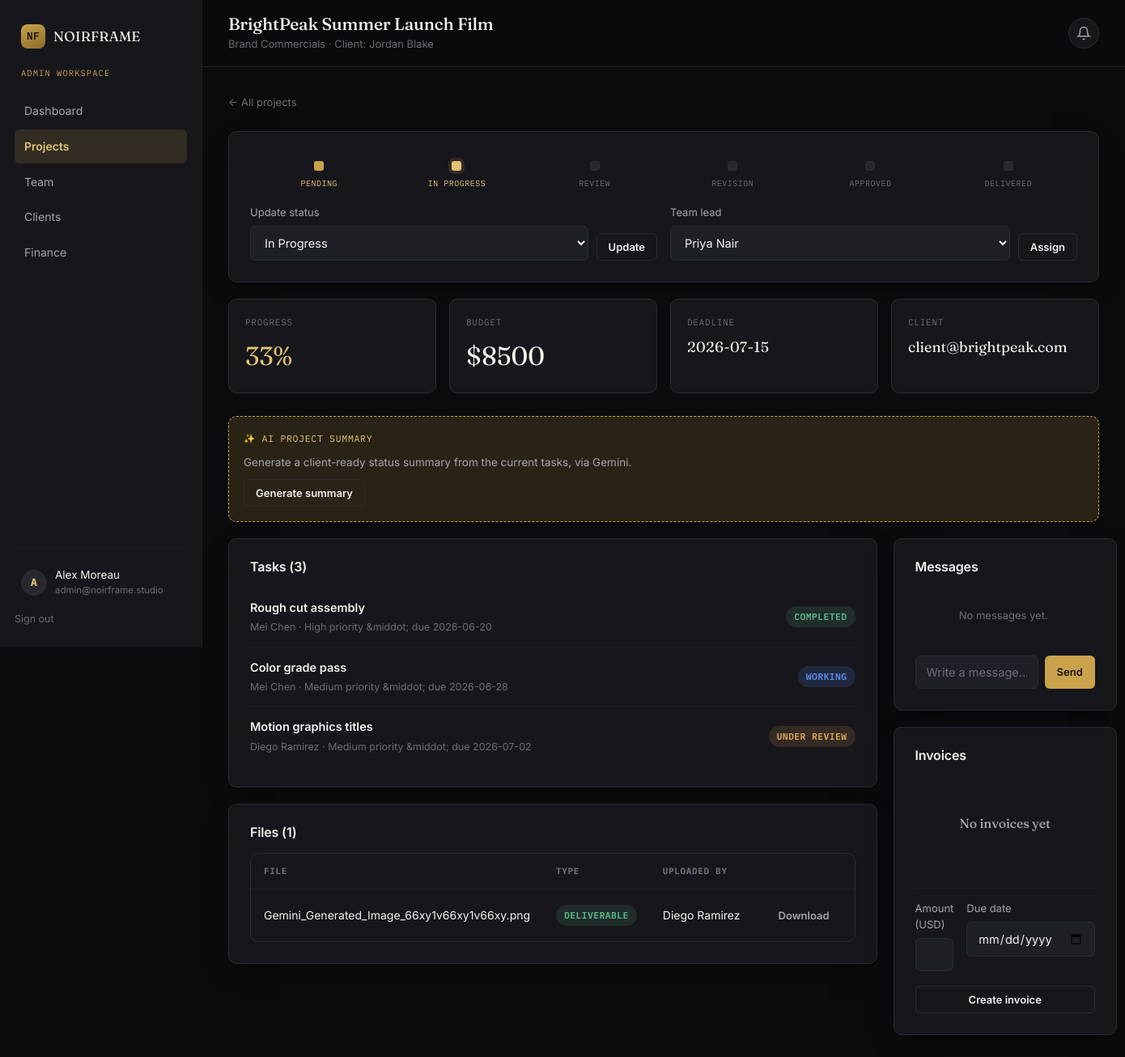
Page /admin/projects/1 (signed in) on the committed database.
### tables this page shows
CREATE TABLE users (
    id              INTEGER PRIMARY KEY AUTOINCREMENT,
    name            TEXT NOT NULL,
    email           TEXT NOT NULL UNIQUE,
    password_hash   TEXT NOT NULL,
    role            TEXT NOT NULL CHECK (role IN ('admin', 'team_lead', 'employee', 'client')),
    company         TEXT,                      -- only meaningful for clients
    title           TEXT,                      -- job title, employees/team leads
    is_active       INTEGER NOT NULL DEFAULT 1,
    created_at      TEXT NOT NULL DEFAULT (datetime('now'))
);

CREATE TABLE projects (
    id              INTEGER PRIMARY KEY AUTOINCREMENT,
    name            TEXT NOT NULL,
    category        TEXT NOT NULL DEFAULT 'Video Editing',
    client_id       INTEGER NOT NULL REFERENCES users(id) ON DELETE CASCADE,
    team_lead_id    INTEGER REFERENCES users(id) ON DELETE SET NULL,
    description     TEXT,
    budget          REAL DEFAULT 0,
    deadline        TEXT,
    status          TEXT NOT NULL DEFAULT 'Pending'
                        CHECK (status IN ('Pending','In Progress','Review','Revision','Approved','Delivered')),
    progress        INTEGER NOT NULL DEFAULT 0,   -- 0-100, recalculated from tasks
    ai_summary      TEXT,
    ai_estimate     TEXT,
    created_at      TEXT NOT NULL DEFAULT (datetime('now'))
);

CREATE TABLE tasks (
    id              INTEGER PRIMARY KEY AUTOINCREMENT,
    project_id      INTEGER NOT NULL REFERENCES projects(id) ON DELETE CASCADE,
    title           TEXT NOT NULL,
    description     TEXT,
    assigned_to     INTEGER REFERENCES users(id) ON DELETE SET NULL,
    priority        TEXT NOT NULL DEFAULT 'Medium' CHECK (priority IN ('Low','Medium','High','Urgent')),
    status          TEXT NOT NULL DEFAULT 'Not Started'
                        CHECK (status IN ('Not Started','Assigned','Working','Under Review','Revision Required','Completed')),
    due_date        TEXT,
    created_at      TEXT NOT NULL DEFAULT (datetime('now')),
    updated_at      TEXT NOT NULL DEFAULT (datetime('now'))
);

CREATE TABLE task_files (
    id              INTEGER PRIMARY KEY AUTOINCREMENT,
    project_id      INTEGER NOT NULL REFERENCES projects(id) ON DELETE CASCADE,
    task_id         INTEGER REFERENCES tasks(id) ON DELETE CASCADE,
    uploaded_by     INTEGER NOT NULL REFERENCES users(id),
    original_name   TEXT NOT NULL,
    stored_name     TEXT NOT NULL,
    kind            TEXT NOT NULL DEFAULT 'deliverable' CHECK (kind IN ('deliverable','reference')),
    uploaded_at     TEXT NOT NULL DEFAULT (datetime('now'))
);

### blueprints/admin.py (the view)
@bp.route("/projects/<int:project_id>")
@role_required("admin")
def project_detail(project_id):
    project = query_one(
        """SELECT p.*, u.name AS client_name, u.email AS client_email, t.name AS lead_name
           FROM projects p JOIN users u ON u.id = p.client_id
           LEFT JOIN users t ON t.id = p.team_lead_id WHERE p.id=?""",
        (project_id,),
    )
    if project is None:
        flash("Project not found.", "error")
        return redirect(url_for("admin.projects"))
    tasks = query_all(
        """SELECT t.*, u.name AS assignee_name FROM tasks t
           LEFT JOIN users u ON u.id = t.assigned_to
           WHERE t.project_id=? ORDER BY t.created_at""",
        (project_id,),
    )
    files = query_all(
        """SELECT f.*, u.name AS uploader_name FROM task_files f
           JOIN users u ON u.id = f.uploaded_by WHERE f.project_id=?
           ORDER BY f.uploaded_at DESC""",
        (project_id,),
    )
    messages = query_all(
        """SELECT m.*, u.name AS sender_name, u.role AS sender_role FROM messages m
           JOIN users u ON u.id = m.sender_id WHERE m.project_id=?
           ORDER BY m.created_at""",
        (project_id,),
    )
    invoices = query_all("SELECT * FROM invoices WHERE project_id=? ORDER BY issued_at DESC", (project_id,))
    leads_list = query_all("SELECT id, name FROM users WHERE role='team_lead' ORDER BY name")
    return render_template(
        "admin/project_detail.html", project=project, tasks=tasks, files=files,
        messages=messages, invoices=invoices, leads=leads_list,
        statuses=["Pending", "In Progress", "Review", "Revision", "Approved", "Delivered"],
    )

### db.py (called while the page is built)
def get_db():
    if "db" not in g:
        g.db = sqlite3.connect(current_app.config["DATABASE_PATH"])
        g.db.row_factory = sqlite3.Row
        g.db.execute("PRAGMA foreign_keys = ON")
    return g.db

def query_all(sql, params=()):
    return get_db().execute(sql, params).fetchall()

def query_one(sql, params=()):
    return get_db().execute(sql, params).fetchone()

### templates/admin/project_detail.html (shortened to what this page needs)
{% extends "dashboard_base.html" %}
{% set active = 'projects' %}
{% block page_title %}{{ project.name }}{% endblock %}
{% block page_meta %}{{ project.category }} &middot; Client: {{ project.client_name }}{% endblock %}
{% block dash_content %}
<a href="{{ url_for('admin.projects') }}" class="auth-back">&larr; All projects</a>
<div class="card" style="margin-bottom:20px;">
  {% set status = project.status %}
  {% include "partials/status_pipeline.html" with context %}
  <div class="form-row" style="margin-top:18px; align-items:end;">
    <form method="POST" action="{{ url_for('admin.update_project_status', project_id=project.id) }}" style="display:flex; gap:10px; align-items:end;">
      <div class="form-group" style="flex:1; margin-bottom:0;">
        <label>Update status</label>
        <select name="status">
          {% for s in statuses %}<option value="{{ s }}" {{ 'selected' if s==project.status }}>{{ s }}</option>{% endfor %}
        </select>
      </div>
      <button class="btn btn--outline btn--sm">Update</button>
    </form>
    <form method="POST" action="{{ url_for('admin.assign_lead', project_id=project.id) }}" style="display:flex; gap:10px; align-items:end;">
      <div class="form-group" style="flex:1; margin-bottom:0;">
        <label>Team lead</label>
        <select name="team_lead_id">
          {% for l in leads %}<option value="{{ l.id }}" {{ 'selected' if project.team_lead_id==l.id }}>{{ l.name }}</option>{% endfor %}
        </select>
      </div>
      <button class="btn btn--outline btn--sm">Assign</button>
    </form>
  </div>
</div>
<div class="stat-grid">
  <div class="stat-card"><div class="label">Progress</div><div class="value gold">{{ project.progress }}%</div></div>
  <div class="stat-card"><div class="label">Budget</div><div class="value">${{ "%.0f"|format(project.budget) }}</div></div>
  <div class="stat-card"><div class="label">Deadline</div><div class="value mono" style="font-size:18px;">{{ project.deadline or 'TBD' }}</div></div>
  <div class="stat-card"><div class="label">Client</div><div class="value" style="font-size:18px;">{{ project.client_email }}</div></div>
</div>
<div class="ai-panel" style="margin-bottom:20px;">
  <div class="ai-panel__head">&#10024; AI Project Summary</div>
  <p style="font-size:13.5px; margin-bottom:10px;">Generate a client-ready status summary from the current tasks, via Gemini.</p>
  <button id="generate-summary-btn" data-project-id="{{ project.id }}" class="btn btn--outline btn--sm">Generate summary</button>
</div>
<div class="cols-2">
  <div>
    <div class="card" style="margin-bottom:20px;">
      <div class="panel-head"><h3>Tasks ({{ tasks|length }})</h3></div>
      {% if tasks %}
        {% for t in tasks %}
          <div class="task-row">
            <div class="task-row__main">
              <div class="task-row__title">{{ t.title }}</div>
              <div class="task-row__meta">{{ t.assignee_name or 'Unassigned' }} &middot; {{ t.priority }} priority{{ ' &middot; due ' ~ t.due_date if t.due_date }}</div>
            </div>
            <span class="badge badge--{{ t.status|lower|replace(' ', '-') }}">{{ t.status }}</span>
          </div>
        {% endfor %}
      {% else %}
        <div class="empty"><h4>No tasks yet</h4><p>The assigned team lead can break this project into tasks.</p></div>
      {% endif %}
    </div>
    <div class="card">
      <div class="panel-head"><h3>Files ({{ files|length }})</h3></div>
      {% if files %}
        <div class="table-wrap">
          <table>
            <thead><tr><th>File</th><th>Type</th><th>Uploaded by</th><th></th></tr></thead>
            <tbody>
              {% for f in files %}
                <tr>
                  <td>{{ f.original_name }}</td>
                  <td><span class="badge {{ 'badge--completed' if f.kind=='deliverable' else 'badge--pending' }}">{{ f.kind }}</span></td>
                  <td>{{ f.uploader_name }}</td>
                  <td><a href="{{ url_for('main.download_file', file_id=f.id) }}" class="btn btn--ghost btn--sm">Download</a></td>
                </tr>
              {% endfor %}
            </tbody>
          </table>
        </div>
      {% else %}
        <div class="empty"><h4>No files yet</h4></div>
      {% endif %}
    </div>
  </div>
  <div>
    <div class="card" style="margin-bottom:20px;">
      <div class="panel-head"><h3>Messages</h3></div>
      <div class="thread">
        {% for m in messages %}
          <div class="msg {{ 'mine' if m.sender_id==current_user.id }}">
            <div class="msg__bubble">{{ m.body }}</div>
            <div class="msg__meta">{{ m.sender_name }} ({{ m.sender_role.replace('_',' ') }}) &middot; {{ m.created_at[:16] }}</div>
          </div>
        {% else %}
          <div class="notif-empty">No messages yet.</div>
        {% endfor %}
      </div>
      <form method="POST" action="{{ url_for('admin.post_message', project_id=project.id) }}" style="display:flex; gap:8px;">
        <input type="text" name="body" placeholder="Write a message..." required style="flex:1;">
        <button type="submit" class="btn btn--primary btn--sm">Send</button>
      </form>
    </div>
    <div class="card">
      <div class="panel-head"><h3>Invoices</h3></div>
      {% if invoices %}
        {% for i in invoices %}
          <div class="task-row">
            <div class="task-row__main">
              <div class="task-row__title">${{ "%.2f"|format(i.amount) }}</div>
              <div class="task-row__meta">Issued {{ i.issued_at[:10] }}{{ ' &middot; due ' ~ i.due_at if i.due_at }}</div>
            </div>
            {% if i.status != 'Paid' %}
              <form method="POST" action="{{ url_for('admin.mark_invoice_paid', invoice_id=i.id) }}">
                <button class="btn btn--ghost btn--sm">Mark paid</button>
              </form>
            {% else %}
              <span class="badge badge--paid">Paid</span>
            {% endif %}
          </div>
        {% endfor %}
      {% else %}
        <div class="empty"><h4>No invoices yet</h4></div>
      {% endif %}
      <form method="POST" action="{{ url_for('admin.create_invoice', project_id=project.id) }}" style="margin-top:14px; border-top:1px solid var(--border-soft); padding-top:14px;">
        <div class="form-row">
          <div class="form-group">
            <label for="amount">Amount (USD)</label>
            <input type="number" id="amount" name="amount" min="0" step="0.01" required>
          </div>
          <div class="form-group">
            <label for="due_at">Due date</label>
            <input type="date" id="due_at" name="due_at">
          </div>
        </div>
        <button class="btn btn--outline btn--block btn--sm">Create invoice</button>
      </form>
    </div>
  </div>
</div>
{% endblock %}

### templates/dashboard_base.html (shortened to what this page needs)
{% extends "base.html" %}
{% block body_class %}{% endblock %}
{% block content %}
<div class="app-shell">
  <aside class="sidebar">
    <a href="{{ url_for('main.index') }}" class="sidebar__brand brand" style="font-size:17px;">
      <span class="brand__mark">NF</span> {{ company_name }}
    </a>
    <div class="sidebar__role">{{ current_user.role.replace('_',' ') }} workspace</div>
    <nav>
      {% if current_user.role == 'admin' %}
        <a href="{{ url_for('admin.dashboard') }}" class="{{ 'active' if active=='dashboard' }}">Dashboard</a>
        <a href="{{ url_for('admin.projects') }}" class="{{ 'active' if active=='projects' }}">Projects</a>
        <a href="{{ url_for('admin.employees') }}" class="{{ 'active' if active=='employees' }}">Team</a>
        <a href="{{ url_for('admin.clients') }}" class="{{ 'active' if active=='clients' }}">Clients</a>
        <a href="{{ url_for('admin.finance') }}" class="{{ 'active' if active=='finance' }}">Finance</a>
      {% elif current_user.role == 'client' %}
        <a href="{{ url_for('client.dashboard') }}" class="{{ 'active' if active=='dashboard' }}">Dashboard</a>
        <a href="{{ url_for('client.invoices') }}" class="{{ 'active' if active=='invoices' }}">Invoices</a>
      {% endif %}
    </nav>
    <div class="sidebar__footer">
      <div class="sidebar__user">
        <div class="avatar">{{ current_user.name[:1] }}</div>
        <div>
          {{ current_user.name }}
          <small>{{ current_user.email }}</small>
        </div>
      </div>
      <a href="{{ url_for('auth.logout') }}" class="logout-link">Sign out</a>
    </div>
  </aside>
  <div class="main-area">
    <div class="topbar">
      <div>
        <h1>{% block page_title %}Dashboard{% endblock %}</h1>
        <div class="topbar__meta">{% block page_meta %}{% endblock %}</div>
      </div>
      <div class="bell">
        <button class="bell-btn" id="bell-btn" aria-label="Notifications">
          <svg width="18" height="18" viewBox="0 0 24 24" fill="none" stroke="currentColor" stroke-width="2"><path d="M18 8a6 6 0 0 0-12 0c0 7-3 9-3 9h18s-3-2-3-9"/><path d="M13.73 21a2 2 0 0 1-3.46 0"/></svg>
        </button>
      </div>
    </div>
    <div class="content">
      {% block dash_content %}{% endblock %}
    </div>
  </div>
</div>
{% endblock %}

### rows in the picture
users: role.replace "ADMIN", name "A", name "Alex Moreau", email "admin@noirframe.studio"
projects: name "BrightPeak Summer Launch Film", category "Brand Commercials", progress "33", budget "8500", deadline "2026-07-15"
users: client_name "Jordan Blake", client_email "client@brightpeak.com"
tasks: title "Rough cut assembly", name "Mei Chen", priority "High", due_date "&middot; due 2026-06-20", status "COMPLETED"
tasks: title "Color grade pass", name "Mei Chen", priority "Medium", due_date "&middot; due 2026-06-28", status "WORKING"
tasks: title "Motion graphics titles", name "Diego Ramirez", priority "Medium", due_date "&middot; due 2026-07-02", status "UNDER REVIEW"
task_files: original_name "Gemini_Generated_Image_66xy1v66xy1v66xy.png", kind "DELIVERABLE", uploader_name "Diego Ramirez"

### other values in the picture
{{ company_name }} "NOIRFRAME"
{{ s }} "PENDING" "IN PROGRESS" "REVIEW" "REVISION" "APPROVED" "DELIVERED"
{{ tasks|length }} "3"
{{ files|length }} "1"
form field status "In Progress"
form field team_lead_id "Priya Nair"
